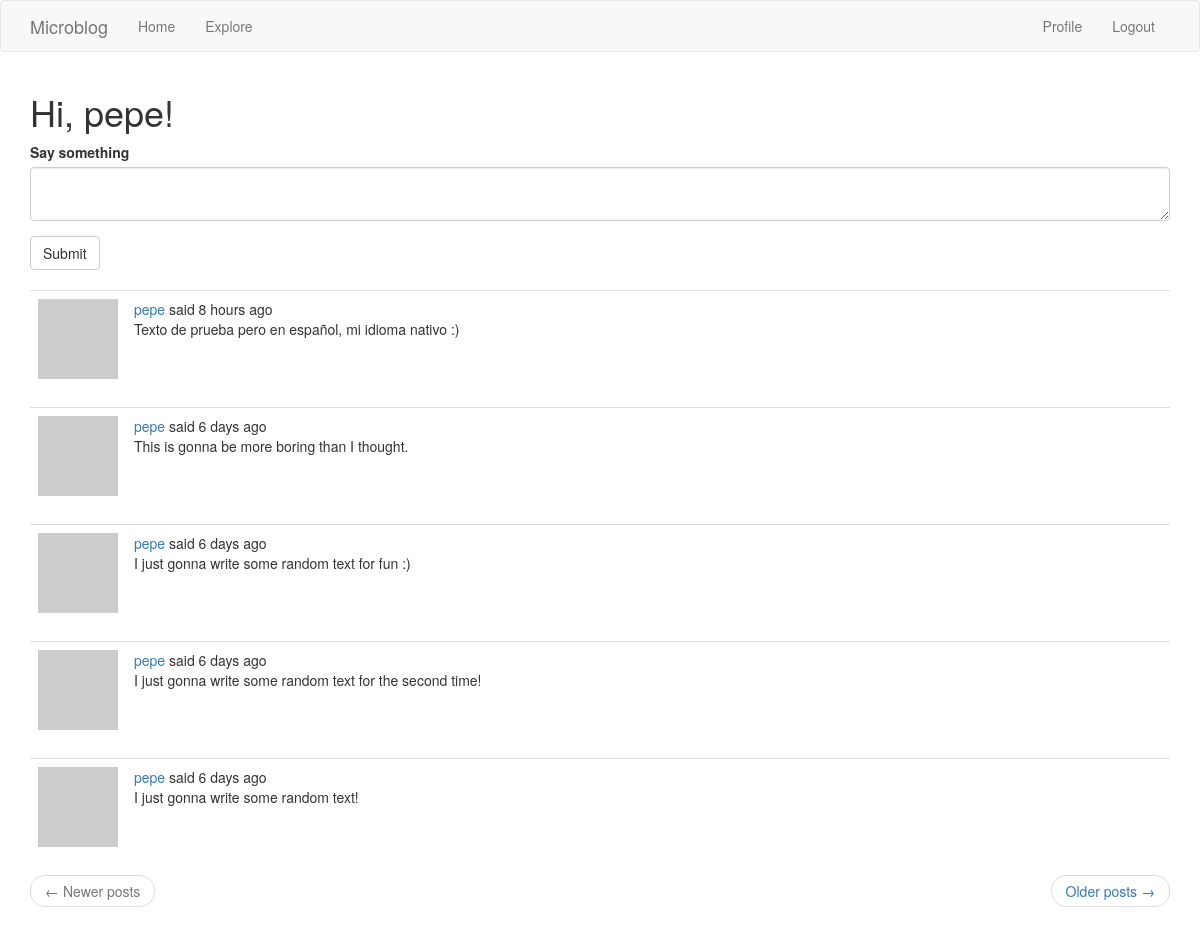
The page /index (signed in) on the database its author committed.
### flaskr/models.py (models this page shows, shortened)
class User(UserMixin, db.Model):
    id = db.Column(db.Integer, primary_key=True)
    username = db.Column(db.String(64), index=True, unique=True)
    email = db.Column(db.String(120), index=True, unique=True)
    password_hash = db.Column(db.String(128))
    about_me = db.Column(db.String(140))
    last_seen = db.Column(db.DateTime, default=datetime.utcnow)
    posts = db.relationship("Post", backref="author", lazy="dynamic")
    followed = db.relationship("User", secondary=followers,
                               primaryjoin=(followers.c.follower_id == id),
                               secondaryjoin=(followers.c.followed_id == id),
                               backref=db.backref("followers", lazy="dynamic"), lazy="dynamic")
    def avatar(self, size):
        digest = md5(self.email.lower().encode("utf-8")).hexdigest()
        return "https://www.gravatar.com/avatar/{}?d=identicon&s={}".format(
            digest, size)
    def followed_posts(self):
        followed = Post.query.join(
            followers, (followers.c.followed_id == Post.user_id)
        ).filter(followers.c.follower_id == self.id)
        own = Post.query.filter_by(user_id=self.id)
        return followed.union(own).order_by(Post.timestamp.desc())

class Post(db.Model):
    id = db.Column(db.Integer, primary_key=True)
    body = db.Column(db.String(140))
    timestamp = db.Column(db.DateTime, index=True, default=datetime.utcnow)
    language = db.Column(db.String(5))
    user_id = db.Column(db.Integer, db.ForeignKey("user.id"))

### flaskr/main/routes.py (the view, shortened to what this page needs)
@bp.route("/", methods=["GET", "POST"])
@bp.route("/index", methods=["GET", "POST"])
@login_required
def index():
    form = PostForm()
    page = request.args.get("page", 1, type=int)
    posts = current_user.followed_posts().paginate(
        page, current_app.config["POSTS_PER_PAGE"], False)
    next_url = url_for("main.index", page=posts.next_num) \
        if posts.has_next else None
    prev_url = url_for("main.index", page=posts.prev_num) \
        if posts.has_prev else None
    return render_template("index.html", title=_("Home"), posts=posts.items,
                           form=form, next_url=next_url, prev_url=prev_url)

### flaskr/main/forms.py
class PostForm(FlaskForm):
    post = TextAreaField(_l("Say something"), validators=[DataRequired(),
                                                          Length(min=1, max=140)])
    submit = SubmitField(_l("Submit"))

### flaskr/main/routes.py (called while the page is built)
@bp.before_app_request
def before_request():
    if current_user.is_authenticated:
        current_user.last_seen = datetime.utcnow()
        db.session.commit()
    g.locale = str(get_locale())

### flaskr/models.py (called while the page is built)
@login.user_loader
def load_user(id):
    return User.query.get(int(id))

### flaskr/templates/index.html
{% extends "base.html" %}
{% import "bootstrap/wtf.html" as wtf %}
{% block app_content %}
    <h1>{{ _('Hi, %(username)s!', username=current_user.username) }}</h1>
    {% if form %}
        {{ wtf.quick_form(form) }}
        <br/>
    {% endif %}
    {% for post in posts %}
        {% include "portions/_post.html" %}
    {% endfor %}
    <nav aria-label="...">
        <ul class="pager">
            <li class="previous {% if not prev_url %} disabled {% endif %}">
                <a href="{{ prev_url or '#' }}">
                    <span aria-hidden="true">&larr;</span> {{ _('Newer posts') }}
                </a>
            </li>
            <li class="next {% if not next_url %} disabled {% endif %}">
                <a href="{{ next_url or '#' }}">
                    {{ _('Older posts') }} <span aria-hidden="true">&rarr;</span>
                </a>
            </li>
        </ul>
    </nav>
{% endblock app_content %}

### flaskr/templates/portions/_post.html (shortened to what this page needs)
<table class="table table-hover">
    <tr>
        <td width="70px">
            <a href="{{ url_for('main.user', username=post.author.username) }}">
                <img src="{{ post.author.avatar(70) }}" />
            </a>
        </td>
        <td>
            {{ _('%(username)s said %(when)s',
            username=user_link, when=moment(post.timestamp).fromNow()) }}
            <br/>
            <span id="post{{ post.id }}">
                {{ post.body }}
            </span>
        </td>
    </tr>
</table>

### rows shown on the page
Post: body "Texto de prueba pero en español, mi idioma nativo :)"
Post: body "This is gonna be more boring than I thought."
Post: body "I just gonna write some random text for fun :)"
Post: body "I just gonna write some random text for the second time!"
Post: body "I just gonna write some random text!"
